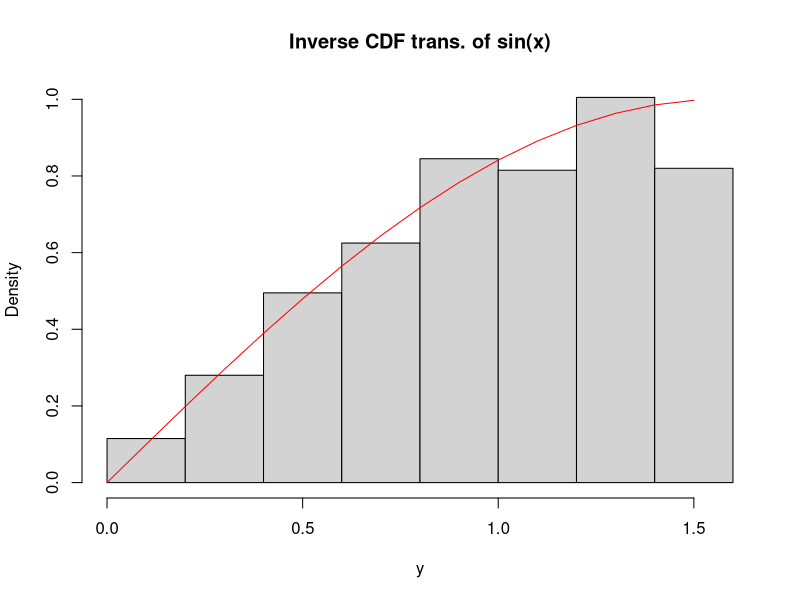
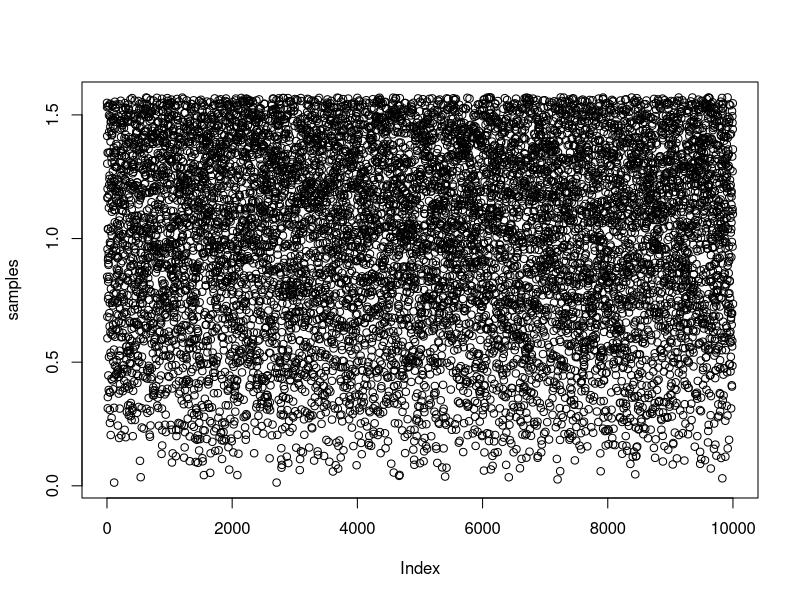
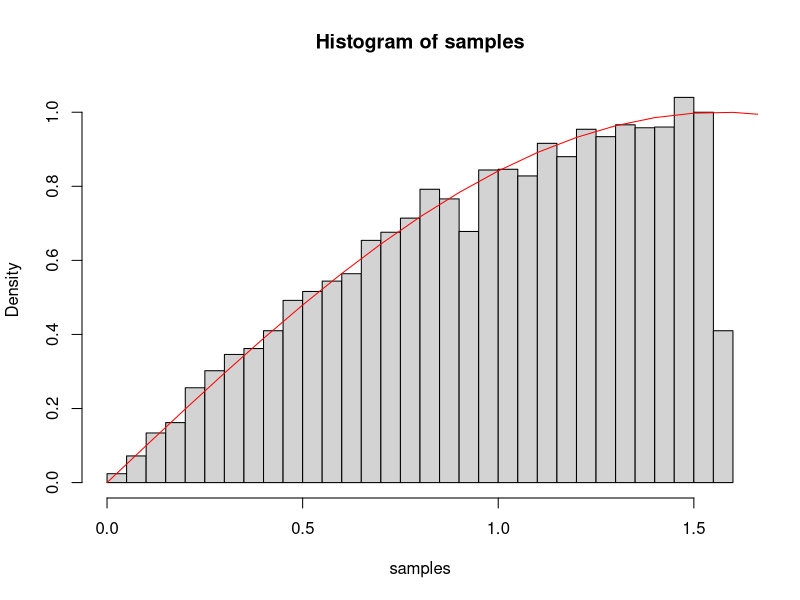
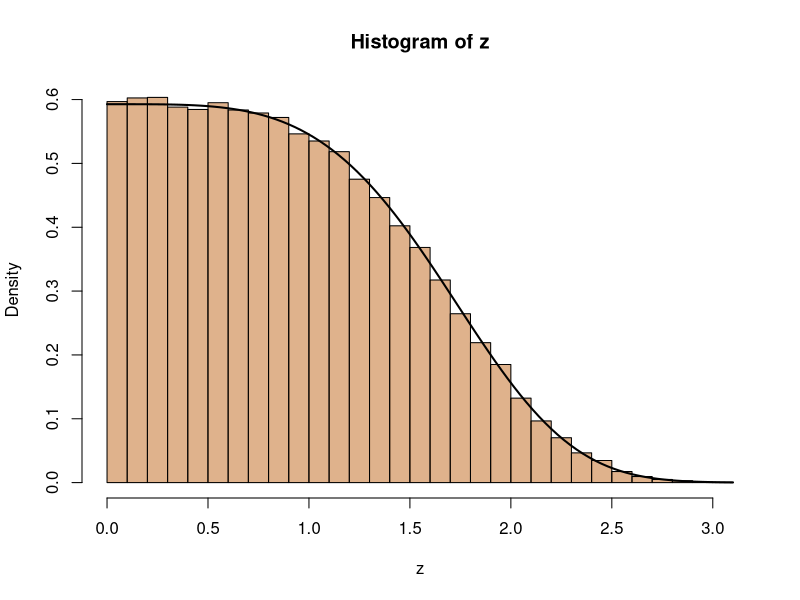

These charts were generated, in order, by the following R code:


### Problem 1
sin_rvgen = function(n=1000) {
  u = runif(n, max = (pi/2))
  x = sin(u)
  return(x)
}

isin_rvgen = function(n=1000) {
  u = runif(n)
  x = acos(1-u)
  return(x)
}

x = seq(0, pi/2, 0.1)
fx = sin(x)
y = isin_rvgen()
hist(y, freq = F, main = "Inverse CDF trans. of sin(x)")
lines(x, fx,  col="red")

## Part 2

arfunc = function(M) {
  while(TRUE) {
    # value between [0,1]
    u = runif(1)
    
    # value from envelope dist
    x = runif(1, min = 0, max = pi/2) 
    if(u <= sin(x) / dunif(x, min = 0, max = pi/2) * M) {
      return(x)
    }
  }
}

n = 10000
samples = rep(0,n)
for(i in 1:n) {
  samples[i] = arfunc(2/pi)
}

plot(samples)
hist(samples, freq = F, breaks = 30)
lines(seq(0, 2, 0.1), sin(seq(0, 2, 0.1)),  col="red")

### PRoblem 2
z = rgamma(1e5, shape = (1/4), rate = (1/12))
z = z^(1/4)
hist(z, breaks = 30, freq = F, col = rgb(0.75,0.4,0.1,0.5)) # z is your sample
lambda = 1/12; alpha = 1/4
target <- function(x){exp(-lambda*x^(1/alpha))/
    integrate(function(x) exp(-lambda*x^(1/alpha)),0,Inf)$value}
curve(target,lwd=2,add=T)



